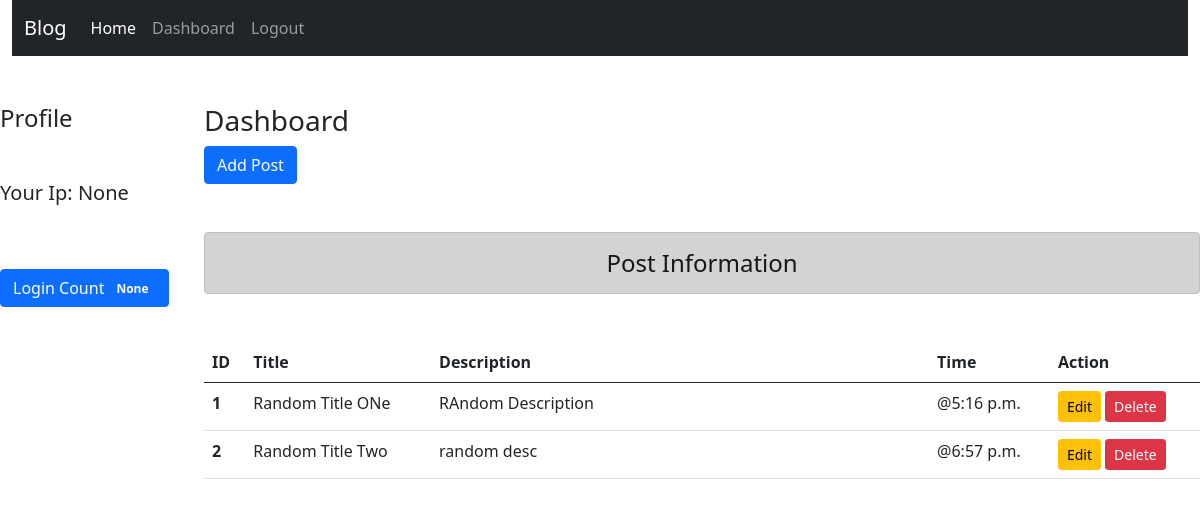
The app's page /dashboard/ (signed in), older data.
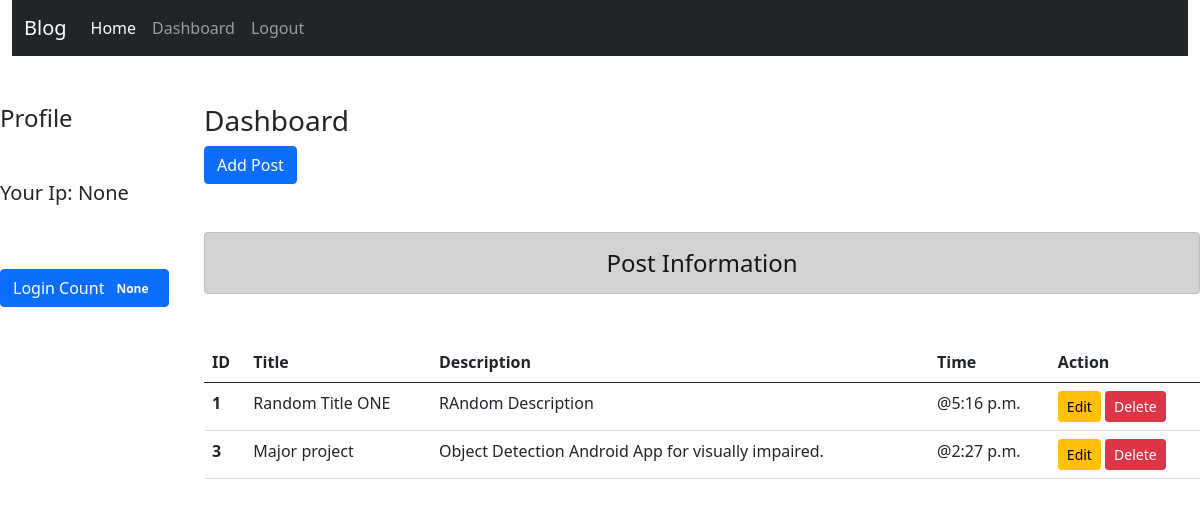
The same page, newer data.
### post/models.py (models this page shows)
class BlogPost(models.Model):
    title = models.CharField(max_length=100)
    desc = models.TextField()
    timestamp = models.TimeField(auto_now_add=True)

### post/views.py (the view)
# urls.py: path('dashboard/', pv.dashboard, name='dashboard'),
def dashboard(request):
    if request.user.is_authenticated:
        posts = BlogPost.objects.all()
        user = request.user
        name = user.get_full_name()
        group = user.groups.all()
        ip = request.session.get('ip',0)
        ct = cache.get('count',version=user.pk)
        return render(request, 'post/dashboard.html',{'posts':posts,'name':name,'group':group,'ip':ip,'ct':ct})
    else:
        return HttpResponseRedirect('/login/')

### post/templates/post/dashboard.html (shortened to what this page needs)
{% extends 'post/base.html' %}
{% load static %}
{% block side %}
<div class="col-sm-2">
<h4 class="my-5">Profile</h4>
    <h5 class="my-5">Your Ip: {{ip}}</h5>
    <button type="badge" class="btn btn-primary mt-3">Login Count <span class="badge badge-light">{{ct}}</span></button>
</div>
{% endblock side %}
{% block content %}
<div class="col-sm-10 my-5">
<h3>Dashboard</h3>
<a href="{% url 'addpost' %}" class="btn btn-primary">Add Post</a>
 <h4 class="text-center alert alert-dark my-5">Post Information</h4>
        <table class="table table-hover">
                {% if posts %}
            <thead>
                <tr>
                    <th scope="col" >ID</th>
                    <th scope="col">Title</th>
                    <th scope="col" style="width:50%">Description</th>
                    <th scope="col">Time</th>
                    <th scope="col">Action</th>
                </tr>
            </thead>
            <tbody>
                {% for post in posts %}
                <tr>
                    <th scope="row">{{post.id}}</th>
                    <td>{{post.title}}</td>
                    <td>{{post.desc}}</td>
                    <td>@{{post.timestamp}}</td>
                    <td>
                        <a href="{% url 'update' post.id %}" class="btn btn-warning btn-sm">Edit</a>
                       {% if perms.blog.delete_blogpost %}
                        <form action="{% url 'delete' post.id %}" class="d-inline" method="post">
                            <input type="submit" class="btn btn-danger btn-sm" value="Delete">
                        </form>
{% endif %}
                    </td>
                </tr>
                {% endfor %}
            </tbody>
        </table>
        {% else %}
        <h4 class="text-ceter alert alert-warning">NO record Found</h4>
        {% endif %}
</div>
{% endblock content %}

### post/templates/post/base.html (shortened to what this page needs)
{% load static %}
<!DOCTYPE html>
<html lang="en">
<head>
    <link rel="stylesheet" href="{% static 'post/css/bootstrap.css' %}">
        <link rel="stylesheet" href="{% static 'post/css/style.css' %}">
</head>
<body>
<div class="container-fluid">
{% include 'post/navbar.html' %}
</div>
<div class="row">
{% block side %}
{% endblock side %}
{% block content %}
{% endblock content %}
</div>
</body>
</html>

### post/templates/post/navbar.html (shortened to what this page needs)
<nav class="navbar navbar-expand-lg navbar-dark bg-dark">
    <div class="container-fluid">
        <a class="navbar-brand" href="#">Blog</a>
        <div class="collapse navbar-collapse" id="navbarNav">
            <ul class="navbar-nav">
                <li class="nav-item">
                    <a class="nav-link active" aria-current="page" href="{% url 'home' %}">Home</a>
                </li>
              {% if request.user.is_authenticated %}
                <li class="nav-item">
                    <a class="nav-link" href="{% url 'dashboard' %}">Dashboard</a>
                </li>
                <li class="nav-item">
                    <a class="nav-link" href="{% url 'logout' %}">Logout</a>
                </li>
                {% endif %}
            </ul>
        </div>
    </div>
</nav>

Row changes from the older to the newer data that the page shows:
removed BlogPost: id "2", title "Random Title Two", desc "random desc", timestamp "6:57 p.m."
changed BlogPost "RAndom Description": title "Random Title ONe" → "Random Title ONE"
added BlogPost: id "3", title "Major project", desc "Object Detection Android App for visually impaired.", timestamp "2:27 p.m."
